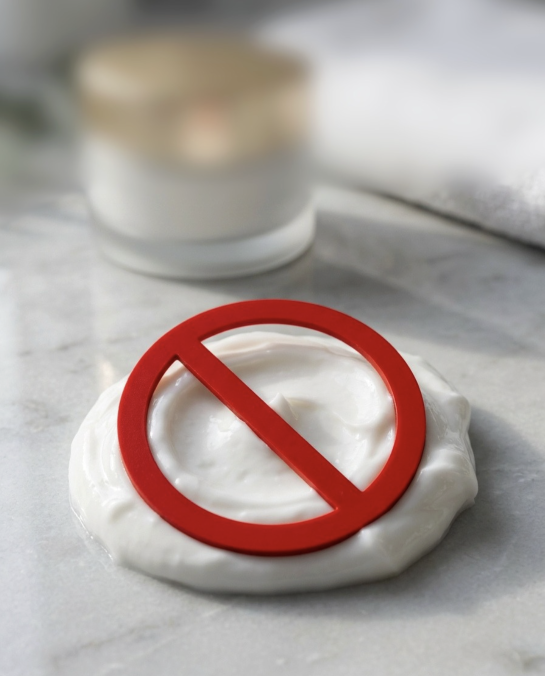
#> input picture retinol_base_7.jpg, 1090 x 1352 px, found by its file name (shown at 1/2 size)
$ python generate_retinol7_all.py
#> lines starting #> are read from the running program, lines starting #| are printed output that depends on the picture
#!/usr/bin/env python3
import csv as _csv
from PIL import Image, ImageDraw, ImageFont
from pathlib import Path

BASE    = Path("/Users/lunahansen/Desktop/Claude ads/retinol_base_7.jpg")
OUT_DIR = Path("/Users/lunahansen/Desktop/Claude ads/output/retinol_7")
OUT_DIR.mkdir(parents=True, exist_ok=True)

FONT_BOLD = "/Users/lunahansen/Desktop/Claude ads/OpenSans-Bold-700.ttf"

BLACK = (0, 0, 0)
WHITE = (255, 255, 255)

IMG_W = 1090

BOX_PAD_X  = 18
BOX_PAD_Y  = 14
HL_TOP     = 100
BOX_RADIUS = 16
MAX_W_HL   = 960
HEADLINE_SIZE = 60
LINE_SPACING  = 18

REVIEWS = []
with open(Path(__file__).parent / "reviews_retinol.csv", newline='', encoding='utf-8') as _f:
#> (reads reviews_retinol.csv from the repository)
    for _r in _csv.DictReader(_f):
        REVIEWS.append({
            "headline":    _r["headline"],
            "subheadline": _r["subheadline"],
            "out":         _r["out"],
        })

def wrap_text(draw, text, font, max_width):
    words = text.split(' ')
    lines, current = [], ''
    for word in words:
        test = (current + ' ' + word).strip()
        if draw.textlength(test, font=font) <= max_width:
            current = test
        else:
            if current:
                lines.append(current)
            current = word
    if current:
        lines.append(current)
    return '\n'.join(lines)

def draw_rounded_rect(draw, x0, y0, x1, y1, radius, fill):
    draw.rectangle([x0 + radius, y0, x1 - radius, y1], fill=fill)
    draw.rectangle([x0, y0 + radius, x1, y1 - radius], fill=fill)
    draw.ellipse([x0, y0, x0 + radius * 2, y0 + radius * 2], fill=fill)
    draw.ellipse([x1 - radius * 2, y0, x1, y0 + radius * 2], fill=fill)
    draw.ellipse([x0, y1 - radius * 2, x0 + radius * 2, y1], fill=fill)
    draw.ellipse([x1 - radius * 2, y1 - radius * 2, x1, y1], fill=fill)

for r in REVIEWS:
    img = Image.open(BASE)
#> img is the input picture: PIL image 1090x1352 RGBA; mean R, G, B, A 171.6, 160, 156.1, 255
    icc = img.info.get("icc_profile")
    img = img.convert("RGB")
#> img: PIL image 1090x1352 RGB
    draw = ImageDraw.Draw(img)

    # Combine headline + subheadline
    parts = [p for p in [r["headline"], r["subheadline"]] if p.strip()]
    combined = " ".join(parts)

    font_hl = ImageFont.truetype(FONT_BOLD, size=HEADLINE_SIZE)
    wrapped_hl = wrap_text(draw, combined, font_hl, MAX_W_HL)
    lines = wrapped_hl.split('\n')
#> lines = ['Den skjulte årsag til at din hud', 'pludselig ældes hurtigere (og', 'hvordan du vender processen)']

    # Pre-calculate line metrics
    line_metrics = []
    for line in lines:
        lbbox = draw.textbbox((0, 0), line, font=font_hl, anchor="lt")
        line_metrics.append((lbbox[2] - lbbox[0], lbbox[3] - lbbox[1]))
#> this loop made 3 passes
#> (line, lbbox) on passes 1 to 3: ('Den skjulte årsag til at din hud', (0, 0, 925, 65)), ('pludselig ældes hurtigere (og', (0, 0, 884, 58)), ('hvordan du vender processen)', (0, 0, 919, 58))
#> after the loop, line_metrics = [(925, 65), (884, 58), (919, 58)]

    # First pass: draw per-line black backgrounds (overlap so they merge)
    y = HL_TOP
    for (lw, lh) in line_metrics:
        x0 = (IMG_W - lw) // 2 - BOX_PAD_X
        x1 = (IMG_W + lw) // 2 + BOX_PAD_X
        y0 = y - BOX_PAD_Y
        y1 = y + lh + BOX_PAD_Y
        draw_rounded_rect(draw, x0, y0, x1, y1, BOX_RADIUS, BLACK)
        y += lh + LINE_SPACING
#> this loop made 3 passes
#> (lw, lh, x0, x1, y0, y1, y) on passes 1 to 3: (925, 65, 64, 1025, 86, 179, 183), (884, 58, 85, 1005, 169, 255, 259), (919, 58, 67, 1022, 245, 331, 335)
#> after the loop, y = 335

    # Second pass: draw text on top
    y = HL_TOP
    for i, line in enumerate(lines):
        lh = line_metrics[i][1]
        draw.text((IMG_W // 2, y), line, font=font_hl, fill=WHITE, anchor="mt")
        y += lh + LINE_SPACING
#> this loop made 3 passes
#> (line, lh, y) on passes 1 to 3: ('Den skjulte årsag til at din hud', 65, 183), ('pludselig ældes hurtigere (og', 58, 259), ('hvordan du vender processen)', 58, 335)
#> after the loop, y = 335

    out_path = OUT_DIR / r["out"]
    save_kwargs = {"quality": 100, "subsampling": 0}
    if icc:
        save_kwargs["icc_profile"] = icc
    img.save(out_path, **save_kwargs)
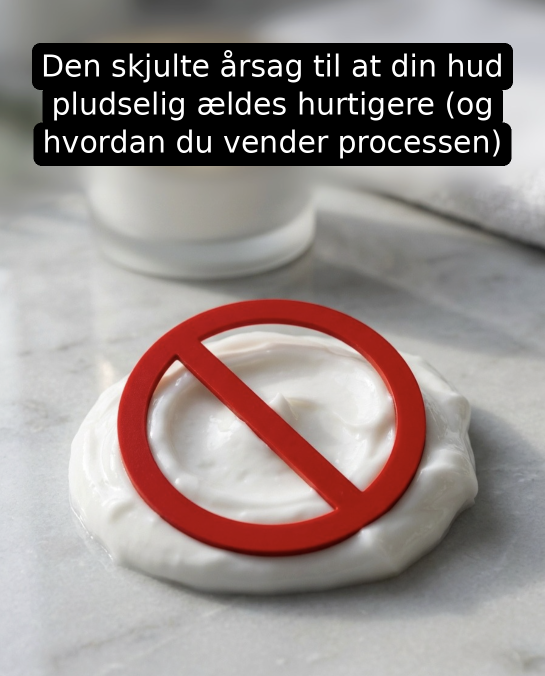
#> saved as 1_retinol_1.jpg: PIL image 1090x1352 RGB (shown at 1/2 size); mean R, G, B 148.4, 137.8, 135.7
    print(f"Saved: {out_path}")

print(f"\nDone! {len(REVIEWS)} images saved to {OUT_DIR}")
